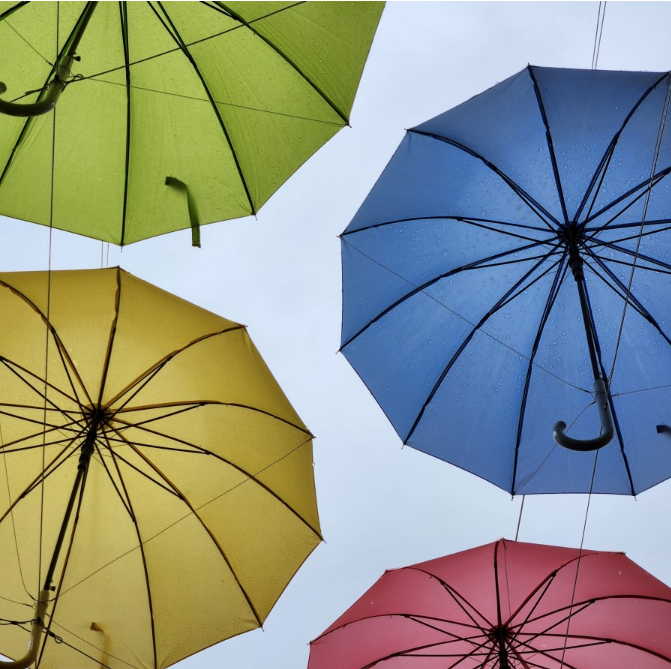
#> input picture 11week/1.png, 671 x 669 px, given in place of 1.png.png, which was not available
$ python equal_hist.py
#> lines starting #> are read from the running program, lines starting #| are printed output that depends on the picture; pictures that were not available may be replaced by others from this repository, and a replacement may not be noted
import cv2
import numpy as np
from matplotlib import pyplot as plt

img_name = input("Enter image name : ")
#> the answer given: 1.png
img = cv2.imread(img_name + ".png")
#> img is the input picture: shape (669, 671, 3); mean B, G, R 134.7, 149.1, 144.1
img = cv2.resize(img, (640, 480))
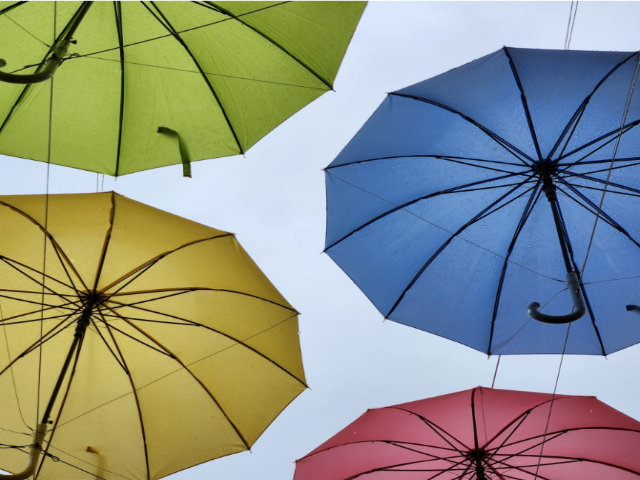
#> img: shape (480, 640, 3); mean B, G, R 134.6, 149, 144

YCrCb = cv2.cvtColor(img, cv2.COLOR_BGR2YCrCb)
#> YCrCb: shape (480, 640, 3); mean of channels 0, 1, 2 145.8, 126.7, 121.7
Y,Cr,Cb = cv2.split(YCrCb)
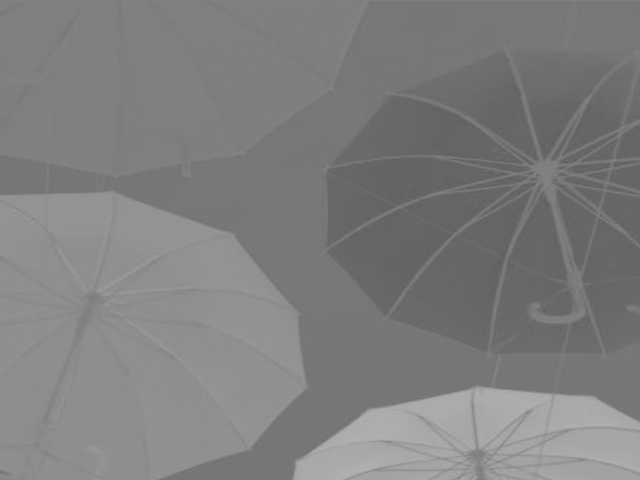
#> Cr: shape (480, 640); min 94, max 182, mean 126.7
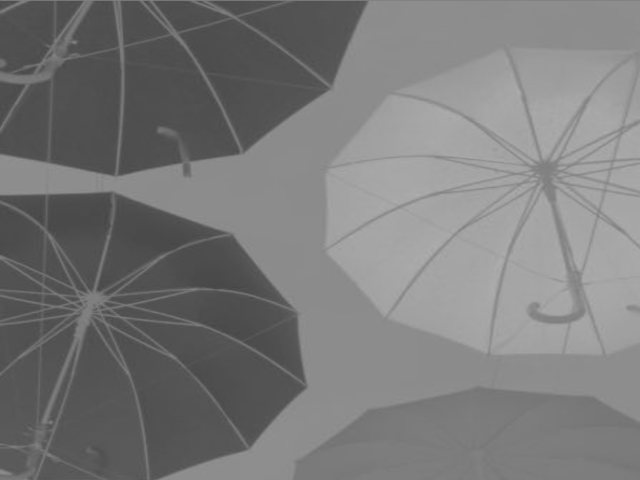
#> Cb: shape (480, 640); min 69, max 174, mean 121.7

equ_Y = cv2.equalizeHist(Y)
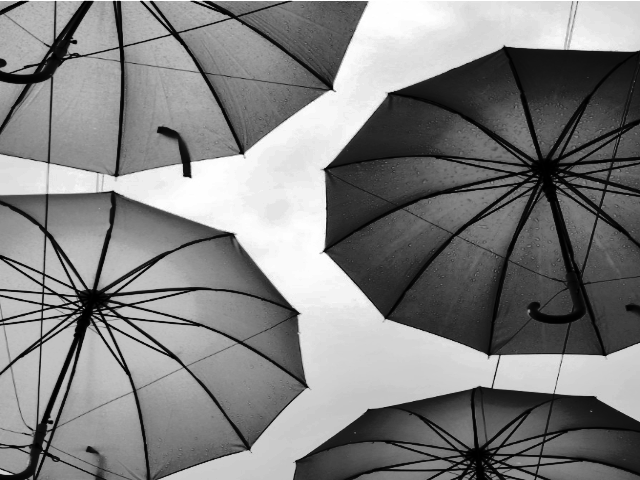
#> equ_Y: shape (480, 640); min 0, max 255, mean 128.5
merge_img = cv2.merge((equ_Y,Cr,Cb))
#> merge_img: shape (480, 640, 3); mean of channels 0, 1, 2 128.5, 126.7, 121.7

res_img = cv2.cvtColor(merge_img, cv2.COLOR_YCrCb2BGR)
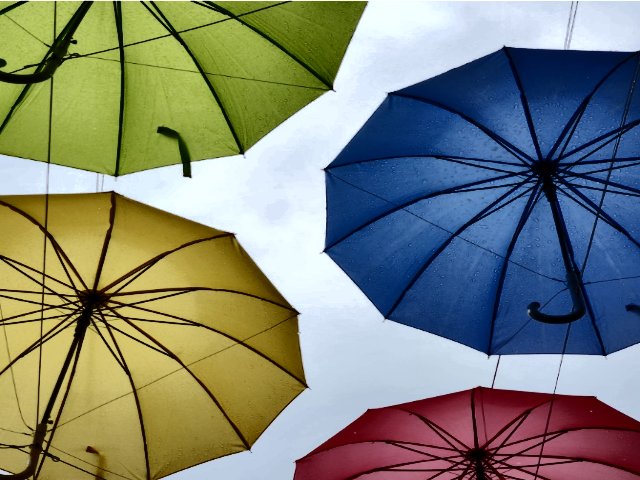
#> res_img: shape (480, 640, 3); mean B, G, R 117.3, 131.7, 126.8

cimg = np.hstack((img, res_img))
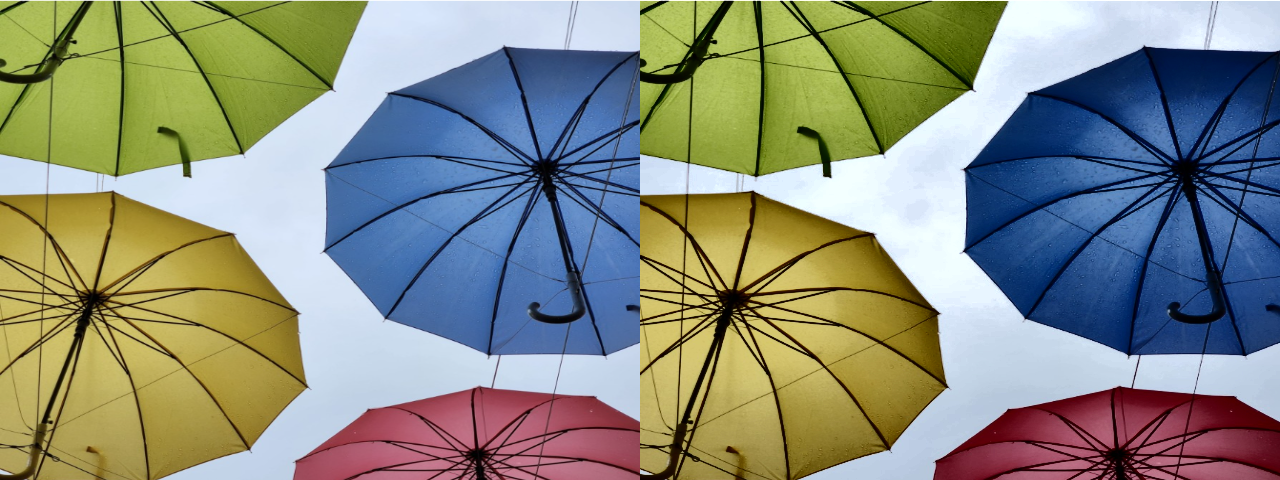
#> cimg: shape (480, 1280, 3); mean B, G, R 126, 140.3, 135.4
cv2.imshow('Hist', cimg)

color = ('b', 'g', 'r')

for i, col in enumerate(color):
	histr = cv2.calcHist([img],[i],None,[256],[0,256])
	plt.plot(histr, color = col)
	plt.xlim([0,256])
plt.show()
#> figure, not shown here; curve peaks at x = 243, y = 7095; curve peaks at x = 226, y = 6114; curve peaks at x = 213, y = 5754

for i, col in enumerate(color):
	histr = cv2.calcHist([res_img],[i],None,[256],[0,256])
	plt.plot(histr, color = col)
	plt.xlim([0,256])
plt.show()
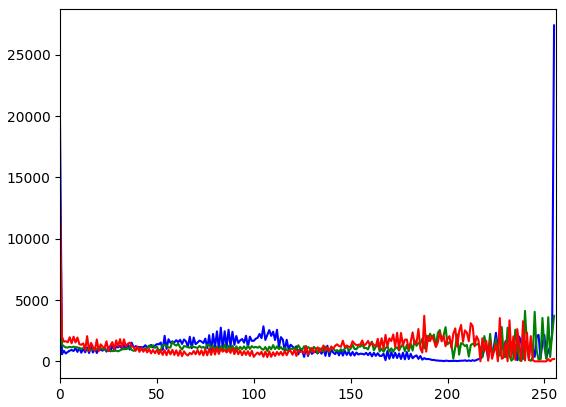
#> figure drawn by matplotlib, 1 panel; curve peaks at x = 255, y = 27398; curve peaks at x = 0, y = 6900; curve peaks at x = 0, y = 13459


cv2.waitKey()
